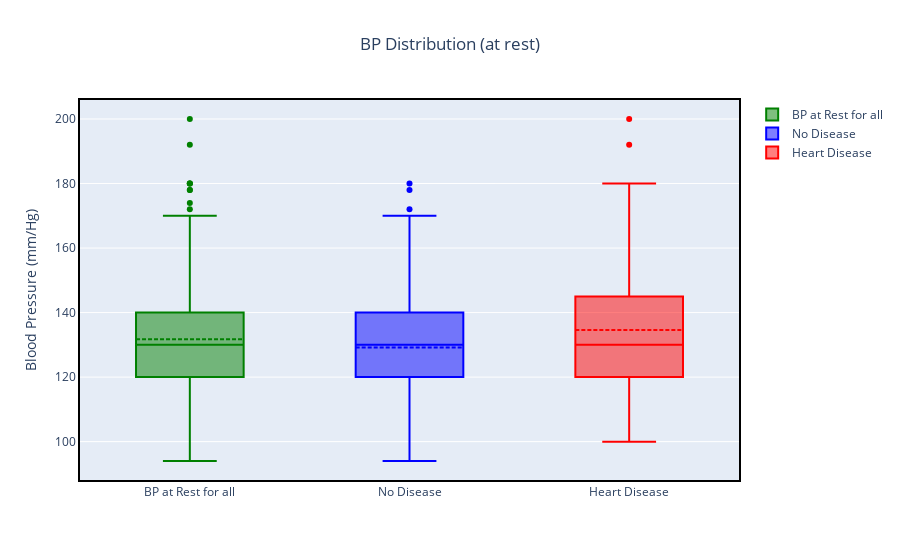

This figure's notebook cell:
### Markdown cell above
## 1.8 Resting Blood Prssure vs Disease

### Code cell
fig = go.Figure()
fig.add_trace(go.Box(y=data['trestbps'].values , name='BP at Rest for all', marker_color = 'green',boxmean=True))
fig.add_trace(go.Box(y=data[data['num']== 0]['trestbps'].values, name ='No Disease', marker_color = 'blue', boxmean = True))
fig.add_trace(go.Box(y=data[data['num'] !=0]['trestbps'].values, name ='Heart Disease', marker_color = 'red', boxmean = True))
fig.update_layout(title = 'BP Distribution (at rest)', yaxis_title = 'Blood Pressure (mm/Hg)', title_x = 0.5)
fig.update_xaxes(showline=True, linewidth=2, linecolor='black', mirror=True)
fig.update_yaxes(showline=True, linewidth=2, linecolor='black', mirror=True)
fig.show()

### Figure 1 — Plotly figure (JSON) as saved in the notebook; plotly's stock layout.template omitted (floating-point values rounded to 4 significant figures; data arrays with more than 128 entries replaced by an {"elided": "..."} marker saying what was removed)
{"data": [{"boxmean": true, "marker": {"color": "green"}, "name": "BP at Rest for all", "type": "box", "y": {"elided": "299 int values"}}, {"boxmean": true, "marker": {"color": "blue"}, "name": "No Disease", "type": "box", "y": {"elided": "160 int values"}}, {"boxmean": true, "marker": {"color": "red"}, "name": "Heart Disease", "type": "box", "y": {"elided": "139 int values"}}], "layout": {"title": {"text": "BP Distribution (at rest)", "x": 0.5}, "xaxis": {"linecolor": "black", "linewidth": 2, "mirror": true, "showline": true}, "yaxis": {"linecolor": "black", "linewidth": 2, "mirror": true, "showline": true, "title": {"text": "Blood Pressure (mm/Hg)"}}}}
